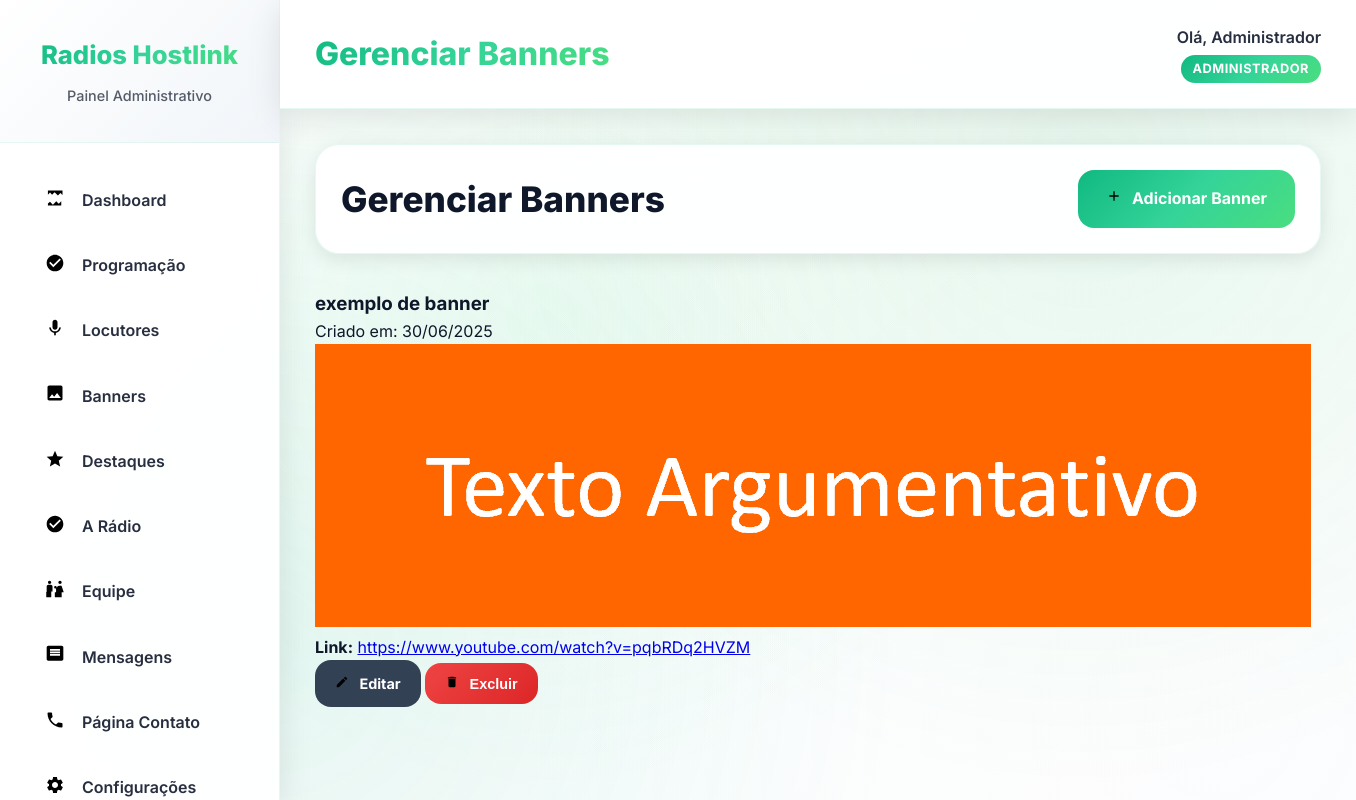
The page /admin/banners (signed in) on the database its author committed.
### app.py (models this page shows)
class Configuracao(db.Model):
    id = db.Column(db.Integer, primary_key=True)
    chave = db.Column(db.String(100), nullable=False)
    valor = db.Column(db.Text)
    criado_em = db.Column(db.DateTime, default=datetime.utcnow)

class Usuario(UserMixin, db.Model):
    id = db.Column(db.Integer, primary_key=True)
    nome = db.Column(db.String(100), nullable=False)
    email = db.Column(db.String(100), unique=True, nullable=False)
    senha = db.Column(db.String(255), nullable=False)
    nivel = db.Column(db.String(20), default='admin')
    criado_em = db.Column(db.DateTime, default=datetime.utcnow)

class Banner(db.Model):
    id = db.Column(db.Integer, primary_key=True)
    titulo = db.Column(db.String(100))
    imagem = db.Column(db.String(255))
    link = db.Column(db.String(255))
    criado_em = db.Column(db.DateTime, default=datetime.utcnow)

### app.py (the view)
@app.route('/admin/banners')
@login_required
def admin_banners():
    config = get_site_config()
    banners = Banner.query.order_by(Banner.criado_em.desc()).all()
    return render_template('admin/banners.html', config=config, banners=banners)

### app.py (called while the page is built)
@login_manager.user_loader
def load_user(user_id):
    return Usuario.query.get(int(user_id))

### templates/admin/banners.html (shortened to what this page needs)
{% extends "admin/base.html" %}
{% block page_title %}Gerenciar Banners{% endblock %}
{% block content %}
<div class="banners-admin">
    <div class="page-header">
        <h1>Gerenciar Banners</h1>
        <a href="{{ url_for('admin.banners_adicionar') }}" class="btn btn-primary">
            <span class="icon-plus"></span> Adicionar Banner
        </a>
    </div>
    {% if banners %}
    <div class="banners-grid">
        {% for banner in banners %}
        <div class="banner-card">
            <div class="banner-header">
                <h3>{{ banner.titulo }}</h3>
                <p class="banner-data">Criado em: {{ banner.criado_em.strftime('%d/%m/%Y') }}</p>
            </div>
            {% if banner.imagem %}
            <div class="banner-imagem">
                <img src="{{ banner.imagem }}" alt="{{ banner.titulo }}" onerror="this.style.display='none'">
            </div>
            {% else %}
            <div class="banner-imagem-placeholder">
                <span class="icon-image"></span>
                <p>Sem imagem</p>
            </div>
            {% endif %}
            {% if banner.link %}
            <div class="banner-link">
                <strong>Link:</strong>
                <a href="{{ banner.link }}" target="_blank">{{ banner.link[:50] }}{% if banner.link|length > 50 %}...{% endif %}</a>
            </div>
            {% endif %}
            <div class="banner-acoes">
                <a href="{{ url_for('admin.banners_editar', id=banner.id) }}" class="btn btn-small btn-secondary">
                    <span class="icon-edit"></span> Editar
                </a>
                <form method="POST" action="{{ url_for('admin.banners_deletar', id=banner.id) }}" style="display: inline;" onsubmit="return confirm('Tem certeza que deseja excluir este banner?')">
                    <button type="submit" class="btn btn-small btn-danger">
                        <span class="icon-trash"></span> Excluir
                    </button>
                </form>
            </div>
        </div>
        {% endfor %}
    </div>
    {% endif %}
</div>
{% endblock %}

### templates/admin/base.html (shortened to what this page needs)
<!DOCTYPE html>
<html lang="pt-br">
<head>
    <link rel="stylesheet" href="{{ url_for('static', filename='css/admin.css') }}">
    <link rel="stylesheet" href="{{ url_for('static', filename='icons/icons.css') }}">
</head>
<body class="admin">
    <aside class="sidebar">
        <div class="sidebar-header">
            <h2>{{ config.nome_site }}</h2>
            <p>Painel Administrativo</p>
        </div>
        <nav class="sidebar-nav">
            <a href="{{ url_for('admin.dashboard') }}" class="nav-item {% if request.endpoint == 'admin.dashboard' %}active{% endif %}">
                <span class="nav-icon icon-chart"></span>
                <span class="nav-text">Dashboard</span>
            </a>
            <a href="{{ url_for('admin.programacao') }}" class="nav-item {% if request.endpoint.startswith('admin.programacao') %}active{% endif %}">
                <span class="nav-icon icon-radio"></span>
                <span class="nav-text">Programação</span>
            </a>
            <a href="{{ url_for('admin.locutores') }}" class="nav-item {% if request.endpoint.startswith('admin.locutores') %}active{% endif %}">
                <span class="nav-icon icon-microphone"></span>
                <span class="nav-text">Locutores</span>
            </a>
            <a href="{{ url_for('admin.banners') }}" class="nav-item {% if request.endpoint.startswith('admin.banners') %}active{% endif %}">
                <span class="nav-icon icon-image"></span>
                <span class="nav-text">Banners</span>
            </a>
            <a href="{{ url_for('admin.destaques') }}" class="nav-item {% if request.endpoint.startswith('admin.destaques') %}active{% endif %}">
                <span class="nav-icon icon-star"></span>
                <span class="nav-text">Destaques</span>
            </a>
            <a href="{{ url_for('admin.a_radio') }}" class="nav-item {% if request.endpoint == 'admin.a_radio' %}active{% endif %}">
                <span class="nav-icon icon-radio"></span>
                <span class="nav-text">A Rádio</span>
            </a>
            <a href="{{ url_for('admin.equipe') }}" class="nav-item {% if request.endpoint == 'admin.equipe' %}active{% endif %}">
                <span class="nav-icon icon-users"></span>
                <span class="nav-text">Equipe</span>
            </a>
            <a href="{{ url_for('admin.mensagens') }}" class="nav-item {% if request.endpoint == 'admin.mensagens' %}active{% endif %}">
                <span class="nav-icon icon-message"></span>
                <span class="nav-text">Mensagens</span>
            </a>
            <a href="{{ url_for('admin.contato') }}" class="nav-item {% if request.endpoint == 'admin.contato' %}active{% endif %}">
                <span class="nav-icon icon-phone"></span>
                <span class="nav-text">Página Contato</span>
            </a>
            <a href="{{ url_for('admin.configuracoes') }}" class="nav-item {% if request.endpoint == 'admin.configuracoes' %}active{% endif %}">
                <span class="nav-icon icon-settings"></span>
                <span class="nav-text">Configurações</span>
            </a>
        </nav>
    </aside>
    <main class="main-content">
        <header class="top-bar">
            <div class="top-bar-left">
                <h1>{% block page_title %}Dashboard{% endblock %}</h1>
            </div>
            <div class="top-bar-right">
                <div class="user-info">
                    <span>Olá, {{ current_user.nome }}</span>
                    <div class="user-role">Administrador</div>
                </div>
            </div>
        </header>
        <div class="page-content">
            {% block content %}{% endblock %}
        </div>
    </main>
</body>
</html>

### templates/admin/base.html (style rules this page uses)
:root { --fonte: 'Inter', 'Roboto', -apple-system, BlinkMacSystemFont, sans-serif; }

### rows shown on the page
Configuracao: nome_site "Radios Hostlink"
Usuario: nome "Administrador"
Banner: titulo "exemplo de banner", criado_em "30/06/2025", imagem (picture), link "https://www.youtube.com/watch?v=pqbRDq2HVZM"
